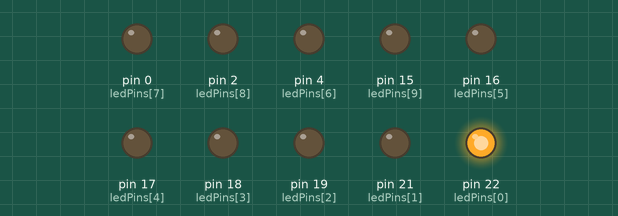
Bench run of a sketch on a simulated Arduino Mega 2560, built with avr-gcc and run on an emulated ATmega2560. On the bench: output pins drawn as LEDs (lit = HIGH).

Above: at 0.05 s.
At 0.75 s:
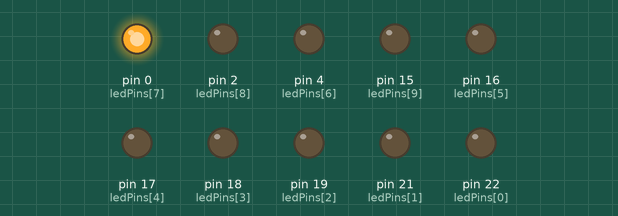
At 1.55 s:
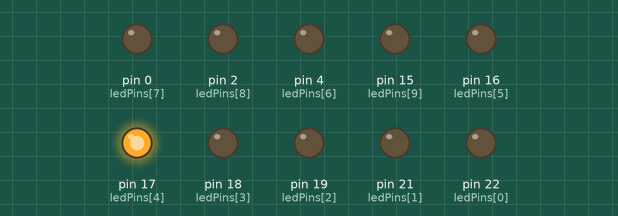
At 2.25 s:
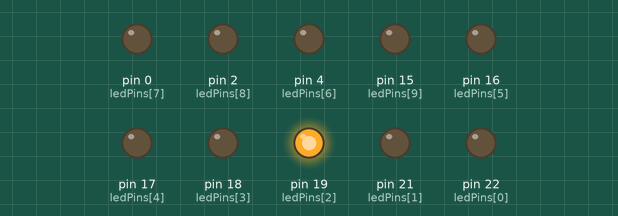
At 3.0 s:
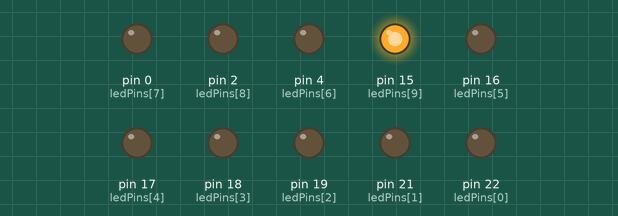
At 4.55 s:
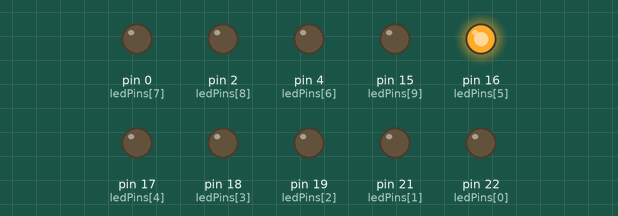
Timing chart, 0 to 4.8 s (numbered marks = the images above):
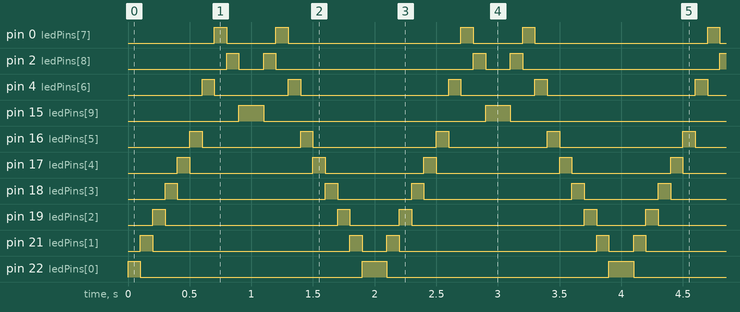

Measured:
- by itself, pin 0 (ledPins[7]): repeats every 2.0 s: LOW 0.40 s, HIGH 0.10 s, LOW 1.4 s, HIGH 0.10 s
- by itself, pin 2 (ledPins[8]): repeats every 2.0 s: LOW 0.20 s, HIGH 0.10 s, LOW 1.6 s, HIGH 0.10 s
- by itself, pin 4 (ledPins[6]): repeats every 2.0 s: LOW 0.60 s, HIGH 0.10 s, LOW 1.2 s, HIGH 0.10 s
- by itself, pin 15 (ledPins[9]): alternates HIGH for 0.20 s and LOW for 1.8 s
- by itself, pin 16 (ledPins[5]): repeats every 2.0 s: LOW 0.80 s, HIGH 0.10 s, LOW 1.0 s, HIGH 0.10 s
- by itself, pin 17 (ledPins[4]): repeats every 2.0 s: LOW 1.0 s, HIGH 0.10 s, LOW 0.80 s, HIGH 0.10 s
- by itself, pin 18 (ledPins[3]): repeats every 2.0 s: LOW 1.2 s, HIGH 0.10 s, LOW 0.60 s, HIGH 0.10 s
- by itself, pin 19 (ledPins[2]): repeats every 2.0 s: LOW 1.4 s, HIGH 0.10 s, LOW 0.40 s, HIGH 0.10 s

The sketch:

Project_07_Flowing_Water_Light.ino
```cpp
//**********************************************************************
/*
 * 文件名 : 流水灯
 * 描述 : 用十个led来演示流动灯
*/
byte ledPins[] = {22, 21, 19, 18, 17, 16, 4, 0, 2, 15};
int ledCounts;

void setup() {
  ledCounts = sizeof(ledPins);
  for (int i = 0; i < ledCounts; i++) {
    pinMode(ledPins[i], OUTPUT);
  }
}

void loop() {
  for (int i = 0; i < ledCounts; i++) {
    digitalWrite(ledPins[i], HIGH);
    delay(100);
    digitalWrite(ledPins[i], LOW);
  }
  for (int i = ledCounts - 1; i > -1; i--) {
    digitalWrite(ledPins[i], HIGH);
    delay(100);
    digitalWrite(ledPins[i], LOW);
  }
}
//**********************************************************************
```
